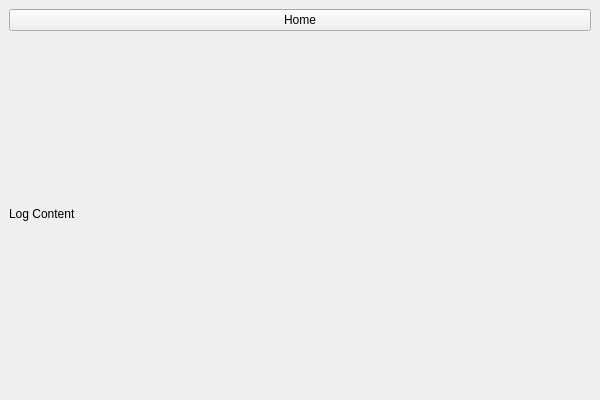
<?xml version="1.0" encoding="UTF-8"?>
<ui version="4.0">
 <class>LogWindow</class>
 <widget class="QMainWindow" name="LogWindow">
  <property name="geometry">
   <rect>
    <x>0</x>
    <y>0</y>
    <width>600</width>
    <height>400</height>
   </rect>
  </property>
  <property name="windowTitle">
   <string>Log Window</string>
  </property>
  <widget class="QWidget" name="centralwidget">
   <layout class="QVBoxLayout" name="verticalLayout">
    <item>
     <widget class="QPushButton" name="homeButton">
      <property name="text">
       <string>Home</string>
      </property>
     </widget>
    </item>
    <item>
     <widget class="QLabel" name="log">
      <property name="text">
       <string>Log Content</string>
      </property>
     </widget>
    </item>
   </layout>
  </widget>
 </widget>
 <resources/>
 <connections/>
</ui>
